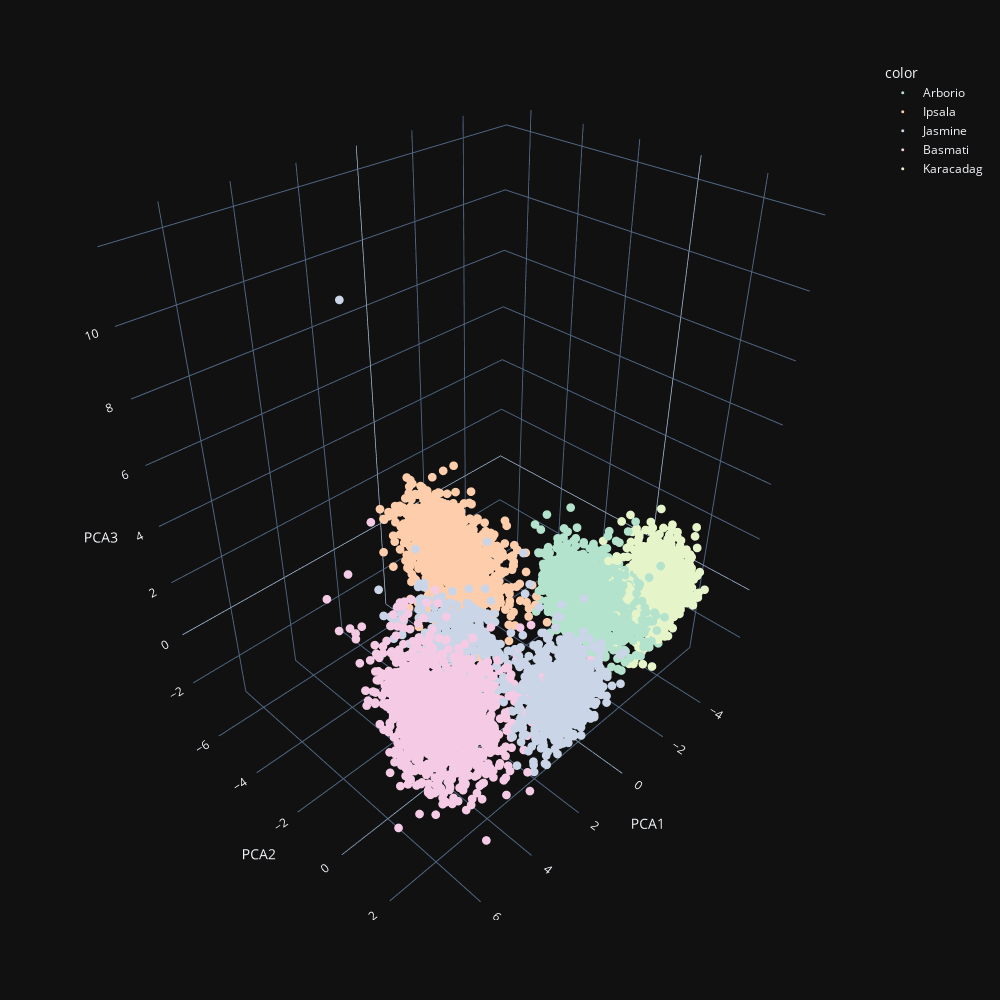

The notebook cell saved with this chart:
### Code cell
projected.shape
pca1 = projected[:,0]
pca2 = projected[:,1]
pca3 = projected[:,2]
fig = px.scatter_3d(data_frame = xtilde, x = pca1, y = pca2, z = pca3, color = y, template = 'plotly_dark', color_discrete_sequence=px.colors.qualitative.Pastel2)




fig.update_layout(scene=dict(xaxis_title='PCA1',
                  yaxis_title='PCA2', zaxis_title='PCA3'))
#resize the plot
fig.update_layout(width=1000, height=1000)
#make points smaller
fig.update_traces(marker=dict(
    size=3), selector=dict(mode='markers'))



fig.show()

### Figure 1 — Plotly figure (JSON) as saved in the notebook; plotly's stock layout.template omitted (floating-point values rounded to 4 significant figures; data arrays with more than 128 entries replaced by an {"elided": "..."} marker saying what was removed)
{"data": [{"hovertemplate": "color=Arborio<br>x=%{x}<br>y=%{y}<br>z=%{z}<extra></extra>", "legendgroup": "Arborio", "marker": {"color": "rgb(179,226,205)", "size": 3, "symbol": "circle"}, "mode": "markers", "name": "Arborio", "scene": "scene", "showlegend": true, "type": "scatter3d", "x": {"elided": "1554 float values"}, "y": {"elided": "1554 float values"}, "z": {"elided": "1554 float values"}}, {"hovertemplate": "color=Ipsala<br>x=%{x}<br>y=%{y}<br>z=%{z}<extra></extra>", "legendgroup": "Ipsala", "marker": {"color": "rgb(253,205,172)", "size": 3, "symbol": "circle"}, "mode": "markers", "name": "Ipsala", "scene": "scene", "showlegend": true, "type": "scatter3d", "x": {"elided": "1534 float values"}, "y": {"elided": "1534 float values"}, "z": {"elided": "1534 float values"}}, {"hovertemplate": "color=Jasmine<br>x=%{x}<br>y=%{y}<br>z=%{z}<extra></extra>", "legendgroup": "Jasmine", "marker": {"color": "rgb(203,213,232)", "size": 3, "symbol": "circle"}, "mode": "markers", "name": "Jasmine", "scene": "scene", "showlegend": true, "type": "scatter3d", "x": {"elided": "1413 float values"}, "y": {"elided": "1413 float values"}, "z": {"elided": "1413 float values"}}, {"hovertemplate": "color=Basmati<br>x=%{x}<br>y=%{y}<br>z=%{z}<extra></extra>", "legendgroup": "Basmati", "marker": {"color": "rgb(244,202,228)", "size": 3, "symbol": "circle"}, "mode": "markers", "name": "Basmati", "scene": "scene", "showlegend": true, "type": "scatter3d", "x": {"elided": "1530 float values"}, "y": {"elided": "1530 float values"}, "z": {"elided": "1530 float values"}}, {"hovertemplate": "color=Karacadag<br>x=%{x}<br>y=%{y}<br>z=%{z}<extra></extra>", "legendgroup": "Karacadag", "marker": {"color": "rgb(230,245,201)", "size": 3, "symbol": "circle"}, "mode": "markers", "name": "Karacadag", "scene": "scene", "showlegend": true, "type": "scatter3d", "x": {"elided": "1469 float values"}, "y": {"elided": "1469 float values"}, "z": {"elided": "1469 float values"}}], "layout": {"height": 1000, "legend": {"title": {"text": "color"}, "tracegroupgap": 0}, "margin": {"t": 60}, "scene": {"domain": {"x": [0, 1], "y": [0, 1]}, "xaxis": {"title": {"text": "PCA1"}}, "yaxis": {"title": {"text": "PCA2"}}, "zaxis": {"title": {"text": "PCA3"}}}, "width": 1000}}
